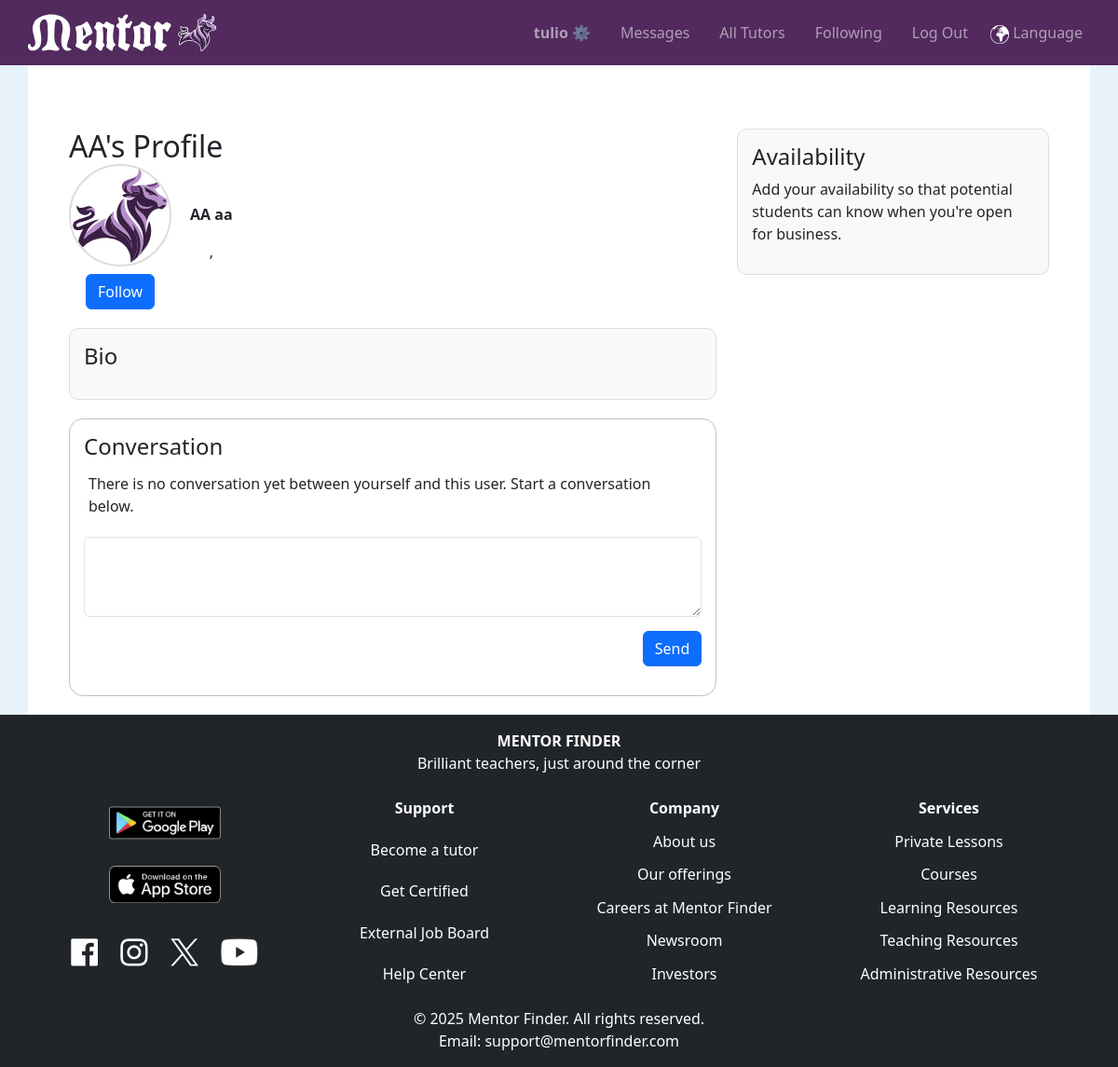
The page /profile/2/ (signed in) on the database its author committed.
### tutorhub/models.py (models this page shows, shortened)
class User(AbstractUser):
    nickname = models.CharField(max_length=50, blank=True, null=True)
    role = models.CharField(max_length=10, choices=UserRoles.choices, default=UserRoles.STUDENT)
    phone_number = PhoneNumberField(blank=True, null=True)
    birthdate = models.DateField(blank=True, null=True)
    bio = models.TextField(blank=True, null=True)
    profile_image = models.ImageField(upload_to="profile_images/", blank=True, null=True)
    show_address = models.BooleanField(default=False)
    show_phone_number = models.BooleanField(default=False)
    preferred_language = models.CharField(max_length=10, blank=True, null=True, default='en')
    time_zone = TimeZoneField(default='UTC', blank=True)
    address = models.OneToOneField(Address, on_delete=models.SET_NULL, blank=True, null=True)
    follows = models.ManyToManyField(
        "self",
        through="FollowRelation",
        through_fields=('follower', 'followee'),
        symmetrical=False,
        related_name="followed_by"
    )
    is_tutor = models.BooleanField(default=False)
    availability = models.JSONField(default=dict, blank=True, null=True)

### tutorhub/views.py (the view, shortened to what this page needs)
# urls.py: path('profile/<int:user_id>/', views.profile, name='profile'),
@login_required
def profile(request, user_id=None):
    profile_user = request.user if user_id is None else get_object_or_404(User, id=user_id)
    credentials = profile_user.credentials.all()
    levels = [{'value': value, 'display': display} for value, display in Level.choices]
    levels_json = mark_safe(json.dumps(levels))
    day_order = {
        "Monday": 0, "Tuesday": 1, "Wednesday": 2, "Thursday": 3,
        "Friday": 4, "Saturday": 5, "Sunday": 6
    }
    availability = profile_user.availability
    sorted_availability = sorted(
        availability,
        key=lambda slot: (day_order.get(slot['day'], 7), slot['start'])
    )
    missing_details = not all([
        profile_user.nickname,
        profile_user.profile_image,
        profile_user.bio,
        sorted_availability,
        profile_user.availability,
    ])
    messages = Message.objects.filter(
        (Q(sender=request.user, receiver=profile_user) | Q(sender=profile_user, receiver=request.user))
    ).order_by('timestamp')
    scroll_to = request.GET.get('scroll_to')
    countries_list = list(countries)
    for credential in credentials:
        credential.is_image = credential.file.url.lower().endswith(('.jpg', '.jpeg', '.png'))
    display_name = profile_user.nickname or profile_user.first_name or "User"
    possessive_name = f"{display_name}'s" if not display_name.endswith('s') else f"{display_name}'"
    return render(request, 'tutorhub/profile.html', {
        'profile': profile_user,
        'is_own_profile': profile_user == request.user,
        'credentials': credentials,
        'days_of_week': list(day_order.keys()),
        "levels_json": levels_json,
        "subject_levels": SubjectLevel.objects.filter(tutor=profile_user),
        'countries': countries_list,
        'messages': messages,
        'scroll_to': scroll_to,
        'missing_details': missing_details,
        'possessive_name': possessive_name,
        'sorted_availability': sorted_availability,
    })

### tutorhub/templates/tutorhub/profile.html (shortened to what this page needs)
{% extends "tutorhub/layout.html" %}
{% load static %}
{% block body %}
<div class="container mt-5">
    <div class="row">
        <div class="col-md-8">
            <h2 style="display: inline-block; margin: 0;">{{ possessive_name }} Profile</h2>
            <div class="profile-header">
                <div id="stack-vertical">
                    {% if profile.profile_image %}
                        <img id="profile-img" src="{{ profile.profile_image.url }}" alt="{{ profile.nickname }}">
                    {% else %}
                        <img id="profile-img" src="{% static 'tutorhub/images/mentor-logo-bull.svg' %}" alt="Default Logo">
                    {% endif %}
                    {% if user.is_authenticated %}
                        <button class="btn btn-primary follow-btn" data-tutor-id="{{ profile.id }}">
                            {% if profile in user.followed_tutors.all %}
                                Unfollow
                            {% else %}
                                Follow
                            {% endif %}
                        </button>
                    {% endif %}
                </div>
                <div id="stack-vertical">
                    <strong>{{ profile.first_name }} {{ profile.last_name }}</strong>
                    {% if profile.address %}
                        <div>{{ profile.address.city }}, {{ profile.address.state_region }} {{ profile.address.postal_code }}</div>
                    {% else %}
                        <div>Address not available</div>
                    {% endif %}
                </div>
            </div>
            <div class="bio-container">
                <h4>Bio</h4>
            </div>
            {% if user.is_authenticated %}
            <div class="messages-container">
                {% if is_own_profile %}
                    <h4>Personal notes</h4>
                {% else %}
                    <h4>Conversation</h4>
                {% endif %}
                <div class="conversation-box">
                    {% for message in messages %}
                        <div id="message-{{ message.id }}" class="message {% if message.sender == request.user %}sent{% else %}received{% endif %}">
                            <span class="timestamp">{{ message.timestamp|date:"M d, Y H:i" }}</span>
                            <p>{{ message.content }}</p>
                            {% if message.edited %}
                                <span class="edited">(edited)</span>
                            {% endif %}
                        </div>
                    {% empty %}
                        {% if is_own_profile %}
                            <p>This is your personal space. Go ahead - leave note for yourself below.</p>
                        {% else %}
                            <p>There is no conversation yet between yourself and this user. Start a conversation below.</p>
                        {% endif %}
                    {% endfor %}
                </div>
                <form action="{% url 'profile' user_id=request.user.id %}" method="post" enctype="multipart/form-data">
                    <textarea name="content" rows="3" class="form-control mb-2" required></textarea>
                    <div class="submit-button-container d-flex justify-content-end">
                        <button type="submit" class="btn btn-primary">Send</button>
                    </div>                </form>
            </div>
            {% endif %}
        </div>
        <div class="col-md-4">
            <div class="right-column-section">
                <h4>Availability</h4>
                <ul>
                    {% for slot in sorted_availability %}
                        <li>
                            <strong>{{ slot.day|title }}:</strong> {{ slot.start }} - {{ slot.end }}
                        </li>
                    {% empty %}
                        <p>Add your availability so that potential students can know when you're open for business.</p>
                    {% endfor %}
                </ul>
            </div>
        </div>
    </div>
</div>
{% endblock %}

### tutorhub/templates/tutorhub/layout.html (shortened to what this page needs)
{% load static %}
<!DOCTYPE html>
<html lang="en">
    <head>
        <link href="https://cdn.jsdelivr.net/npm/bootstrap@5.3.0/dist/css/bootstrap.min.css" rel="stylesheet">
        <link rel="stylesheet" href="{% static 'tutorhub/styles.css' %}">
    </head>
    <body>
    <nav class="navbar navbar-expand-lg navbar-dark sticky-top">
        <a class="navbar-brand" href="{% url 'index' %}">
            <div>
                <img class="navbar-logo" src="{% static '/tutorhub/images/mentor-logo-web.svg' %}" alt="Mentor Logo" class="logo">
            </div>
        </a>
        <div class="collapse navbar-collapse" id="navbarNav">
            <ul class="navbar-nav ms-auto flex-row">
                {% if user.is_authenticated %}
                <li class="nav-item px-2"><a class="nav-link" id="menu-username" href="{% url 'my_profile' %}"><strong>{{ user.username }} ⚙️</strong></a></li>
                <li class="nav-item px-2"><a class="nav-link" id="menu-messages" href="{% url 'messages' %}">Messages</a></li>
                {% endif %}
                <li class="nav-item px-2"><a class="nav-link" id="menu-all-tutors" href="{% url 'index' %}">All Tutors</a></li>
                {% if user.is_authenticated %}
                <li class="nav-item px-2"><a class="nav-link" id="menu-following" href="{% url 'index' %}?view=following">Following</a></li>
                <li class="nav-item px-2"><a class="nav-link" href="{% url 'logout' %}">Log Out</a></li>
                {% else %}
                <li class="nav-item px-2"><a class="nav-link" href="{% url 'login' %}">Log In</a></li>
                <li class="nav-item px-2"><a class="nav-link" href="{% url 'register' %}">Register</a></li>
                {% endif %}
                <li class="nav-item"><a class="nav-link" href="#" data-bs-toggle="modal" data-bs-target="#languageModal"><img src="{% static 'tutorhub/images/language_icon.png' %}" alt="Language" height="20"> Language</a></li>
            </ul>
        </div>
    </nav>
    <div id="main-content">
        {% block body %}
        {% endblock %}
    </div>
    </body>
    <footer class="footer bg-dark text-white mt-auto py-3">
        <div class="container footer-title">
            <div class="text-center mb-4">
                <div style="font-weight: bold;">MENTOR FINDER</div>
                <div>Brilliant teachers, just around the corner</div>
            </div>
            <div class="row">
                <div class="col-md-3 text-center">
                    <ul class="list-unstyled footer-links">
                        <li style="margin: 10px 0;"><a href="https://play.google.com/store/apps/details?id=your.app.id" target="_blank"><img src="{% static 'tutorhub/images/social_media_links/google_play.png' %}" alt="Get it on Google Play" width="120"></a></li>
                        <li style="margin: 10px 0;"><a href="https://play.google.com/store/apps/details?id=your.app.id" target="_blank"><img src="{% static 'tutorhub/images/social_media_links/app_store.png' %}" alt="Download on the App Store" width="120"></a></li>
                        <li style="margin: 10px 0;">
                            <img style="margin: 10px;" src="{% static 'tutorhub/images/social_media_links/facebook.png' %}" alt="Facebook" height="30">
                            <img style="margin: 10px;" src="{% static 'tutorhub/images/social_media_links/instagram.png' %}" alt="Instagram" height="30">
                            <img style="margin: 10px;" src="{% static 'tutorhub/images/social_media_links/x.png' %}" alt="X" height="30">
                            <img style="margin: 10px;" src="{% static 'tutorhub/images/social_media_links/youtube.png' %}" alt="youtube" height="30">
                        </li>
                    </ul>
                </div>
                <div class="col-md-3 text-center">
                    <div>
                        <ul class="list-unstyled footer-links">
                            <li>Support</li>
                            <li><a class="nav-link" href="#">Become a tutor</a></li>
                            <li><a class="nav-link" href="#">Get Certified</a></li>
                            <li><a class="nav-link" href="#">External Job Board</a></li>
                            <li><a class="nav-link" href="#">Help Center</a></li>
                        </ul>
                    </div>
                </div>
                <div class="col-md-3 text-center">
                    <div>
                        <ul class="list-unstyled footer-links">
                            <li>Company</li>
                            <li><a class="nav-link" href="#">About us</a></li>
                            <li><a class="nav-link" href="#">Our offerings</a></li>
                            <li><a class="nav-link" href="#">Careers at Mentor Finder</a></li>
                            <li><a class="nav-link" href="#">Newsroom</a></li>
                            <li><a class="nav-link" href="#">Investors</a></li>
                        </ul>
                    </div>
                </div>
                <div class="col-md-3 text-center">
                    <div>
                        <ul class="list-unstyled footer-links">
                            <li>Services</li>
                            <li><a class="nav-link" href="#">Private Lessons</a></li>
                            <li><a class="nav-link" href="#">Courses</a></li>
                            <li><a class="nav-link" href="#">Learning Resources</a></li>
                            <li><a class="nav-link" href="#">Teaching Resources</a></li>
                            <li><a class="nav-link" href="#">Administrative Resources</a></li>
                        </ul>
                    </div>
                </div>
            </div>
            <div class="text-center mt-4">
                <div>© {% now "Y" %} Mentor Finder. All rights reserved.</div>
                <div>Email: support@mentorfinder.com</div>
            </div>
        </div>
    </footer>
</html>

### tutorhub/static/tutorhub/styles.css (style rules this page uses)
body { background-color: rgb(231, 242, 251); }
html, body { height: 100%; margin: 0; display: flex; flex-direction: column; }
.form-control { width: 100%; max-width: none; }
.row { margin-left: 0; margin-right: 0; }
.col-md-6, .col-md-3 { padding-left: 0; padding-right: 0; }
.row > div:not(:last-child) { padding-right: 10px; }
#profile-img { width: 110px; height: 110px; object-fit: cover; border-radius: 50%; border: 2px solid #ddd; }
#main-content { background-color: white; margin: 0 30px; width: auto; display: flex; flex-direction: column; flex: 1; padding: 20px; }
.navbar { background-color: #522A5E; padding: 10 30px 10px 30px; }
.navbar-brand { font-size: xx-large }
.navbar-logo { height: 40px; width: auto; max-height: 50px; }
ul { list-style: none; }
textarea { min-height: 400px; }
#stack-vertical { display: flex; flex-direction: column; align-items: center; gap: 8px; }
.profile-header { display: flex; gap: 20px; align-items: center; }
.bio-container { margin-top: 20px; padding: 15px; border: 1px solid #ddd; border-radius: 10px; background-color: #f9f9f9; }
.messages-container { padding: 15px; margin-top: 20px; border-radius: 15px; border-color: #c1c0c0; border-width: 1px; border-style: solid; }
.conversation-box { padding: 5px; max-height: 400px; overflow-y: auto; }
.submit-button-container { margin-top: 15px; }
.right-column-section { padding: 15px; border: 1px solid #ddd; border-radius: 10px; background-color: #f9f9f9; margin-bottom: 20px; }
.right-column-section ul { padding: 0; list-style: none; }
.footer { background-color: #222326; margin-top: auto; }
.footer-title { font-size: medium; }
.footer-links { height: 100%; display: flex; flex-direction: column; justify-content: space-between; }
.footer-links li:first-child { font-weight: bold; }

### rows shown on the page
User: username "tulio"
User: first_name "AA", last_name "aa"

### other values the page prints
{{ possessive_name }} "AA's"
